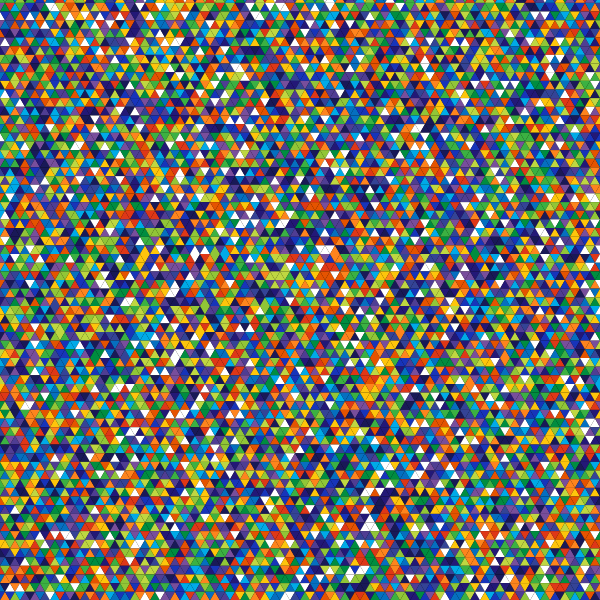
Frame 1 (no input)
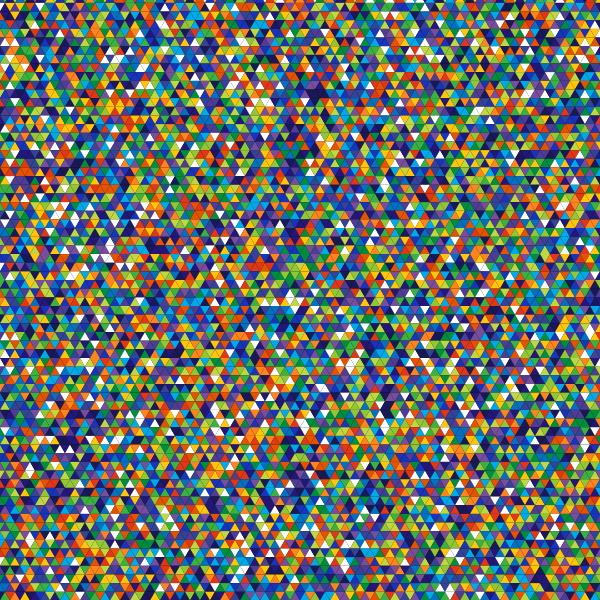
Frame 60 (the mouse pressed at the canvas centre just before this capture)
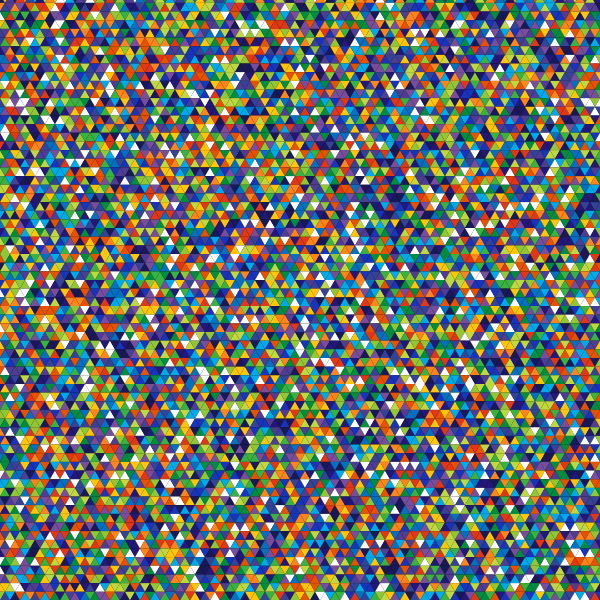
Frame 120 (the mouse held since frame 60 and released just before this capture)

The Processing sketch that drew these frames (run headless with seeded random() and noise(); from frame 60 on, the mouse is pressed at the canvas centre):

// Processing sketch: Triangulos
// ── Triangulos.pde
float  x1, y1, x2, y2, x3, y3;
// contantes para triangulo equilatero
int a = 10;
float x = a/2;
float y = a * sqrt(3)/3 * sin(radians(30));
float h = a * sqrt(3)/3;
int twidth, theight;

//color array logo ADC2
color[] mycolours = {
  color(0, 170, 232), 
  color(5, 111, 192), 
  color(23, 52, 186), 
  color(25, 25, 87), 
  color(120, 78, 156), 
  color(79, 61, 147), 
  color(52, 67, 150), 
  color(35, 24, 119), 
  color(191, 215, 65), 
  color(145, 198, 55), 
  color(59, 177, 66), 
  color(0, 141, 64), 
  color(254, 197, 11),
  color(254, 132, 29), 
  color(229, 83, 0), 
  color(223, 55, 23),
  color(255, 255, 255)
} ;

void setup(){
  size(600,600);
  fill(255);
  twidth = int(width/x+2); 
  theight = int(height/h);


}

void draw(){
  background(0);
  smooth();
  noStroke();
  for(int i = 0; i < twidth ; i++){
   for(int j = 0; j < theight; j++){
     fill(mycolours[int(random(17))]);
     triangleCenter(i,j);
   }
   
  }
}

void triangleCenter(float i, float j){
// funcion que construye un triangulo en posicion i,j
  boolean p = i % 2 == 0;
  boolean q = j % 2 == 0;
  float dx = i * x;
  float dy = j * (h+y);
  // operacion XOR
  if((p && q) || !(p || q)){
    triangle(dx + x, dy+y, dx-x, dy+y, dx, dy-h);
  } else {
    triangle(dx - x, dy-2*y, dx+x, dy-2*y, dx, dy+h-y);
  }
  
}
